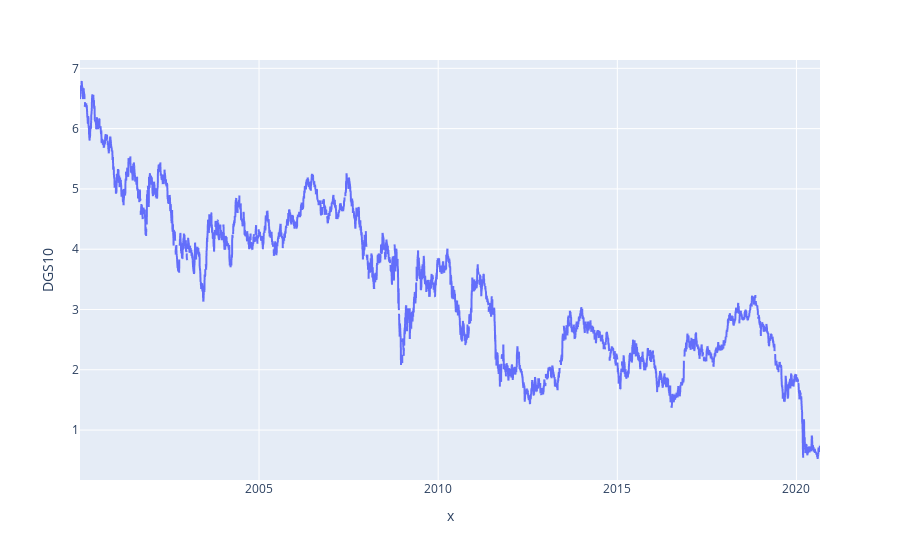

The code cell stored with this chart in its notebook:
### Code cell
px.line(data_frame=t10, x=t10.index, y='DGS10')

### Figure 1 — Plotly figure (JSON) as saved in the notebook; plotly's stock layout.template omitted (floating-point values rounded to 4 significant figures; data arrays with more than 128 entries replaced by an {"elided": "..."} marker saying what was removed)
{"data": [{"hoverlabel": {"namelength": 0}, "hovertemplate": "x=%{x}<br>DGS10=%{y}", "legendgroup": "", "line": {"color": "#636efa", "dash": "solid"}, "mode": "lines", "name": "", "showlegend": false, "type": "scattergl", "x": {"elided": "5390 str values"}, "xaxis": "x", "y": {"elided": "5390 float values"}, "yaxis": "y"}], "layout": {"legend": {"tracegroupgap": 0}, "margin": {"t": 60}, "xaxis": {"anchor": "y", "domain": [0, 1], "title": {"text": "x"}}, "yaxis": {"anchor": "x", "domain": [0, 1], "title": {"text": "DGS10"}}}}
